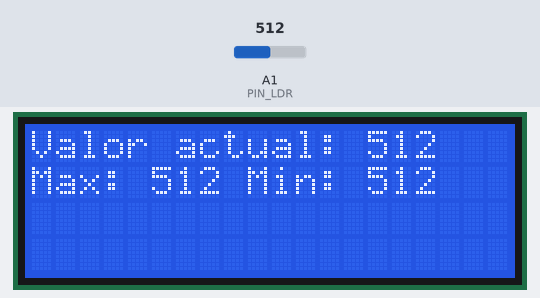
The sketch below on a simulated Arduino Uno, built with avr-gcc and run on an emulated ATmega328P. On the bench: 20×4 character LCD. The test bench sets the inputs (shaded band); at power-on: A1 (PIN_LDR) = 512. What the sketch prints to the serial monitor is not drawn.

Above: at 3.2 s.
3.3 s: A1 (PIN_LDR) set to 716
At 5.4 s:
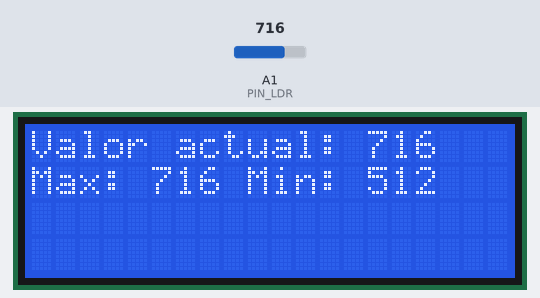
5.7 s: A1 (PIN_LDR) set to 900
At 7.2 s:
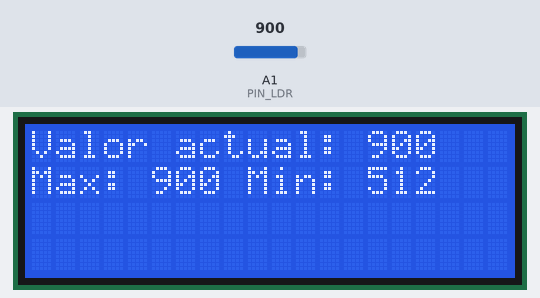
7.8 s: A1 (PIN_LDR) set to 1023
At 9.1 s:
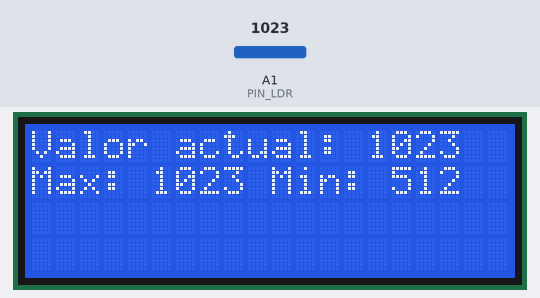
Timing chart, 0 to 10.8 s (numbered marks = the images above; inputs shaded):
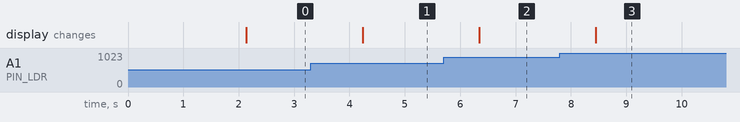

Measured:
- after the input at 3.3 s, the display: changes after 0.94 s (image 1)
- after the input at 5.7 s, the display: changes after 0.64 s (image 2)
- after the input at 7.8 s, the display: changes after 0.65 s (image 3)

The sketch:

maxmin.ino
```cpp
//Librerías pantalla LCD
#include <Wire.h>
#include <LiquidCrystal_I2C.h>

#define PIN_LDR A1
//Objeto pantalla
LiquidCrystal_I2C lcd(0x27, 20, 4); // set the LCD address to 0x27 for a 16 chars and 2 line display

int maximo = 0;
int minimo = 1023;

void setup() {
  Serial.begin(9600);

  //Inicializo pantalla
  Serial.println(F("Inicializando pantalla..."));
  lcd.init();
  lcd.backlight();
  lcd.setCursor(0, 0);
  lcd.print("Inicializando...");
  delay(2000);
  lcd.clear();

}

void loop() {
  int sensorValue = analogRead(PIN_LDR);
  maximo = max(maximo,sensorValue);
  minimo = min(minimo,sensorValue);
  Serial.print("Valor actual: ");
  Serial.println(sensorValue);
  Serial.print("Maximo: ");
  Serial.println(maximo);
  Serial.print("Mínimo: ");
  Serial.println(minimo);
  muestraTexto(sensorValue,maximo,minimo);
  delay(1000);
}
void muestraTexto(int act, int maxi, int mini) {
   lcd.clear();
  Serial.println(F("Muestra Texto en Pantalla LCD 16x2."));
  lcd.setCursor(0, 0);
  lcd.print("Valor actual: ");
  lcd.print(act);
  lcd.setCursor(0, 1);
  lcd.print("Max: ");
  lcd.print(maxi);
 lcd.print(" Min: ");
  lcd.print(mini);


}
```
